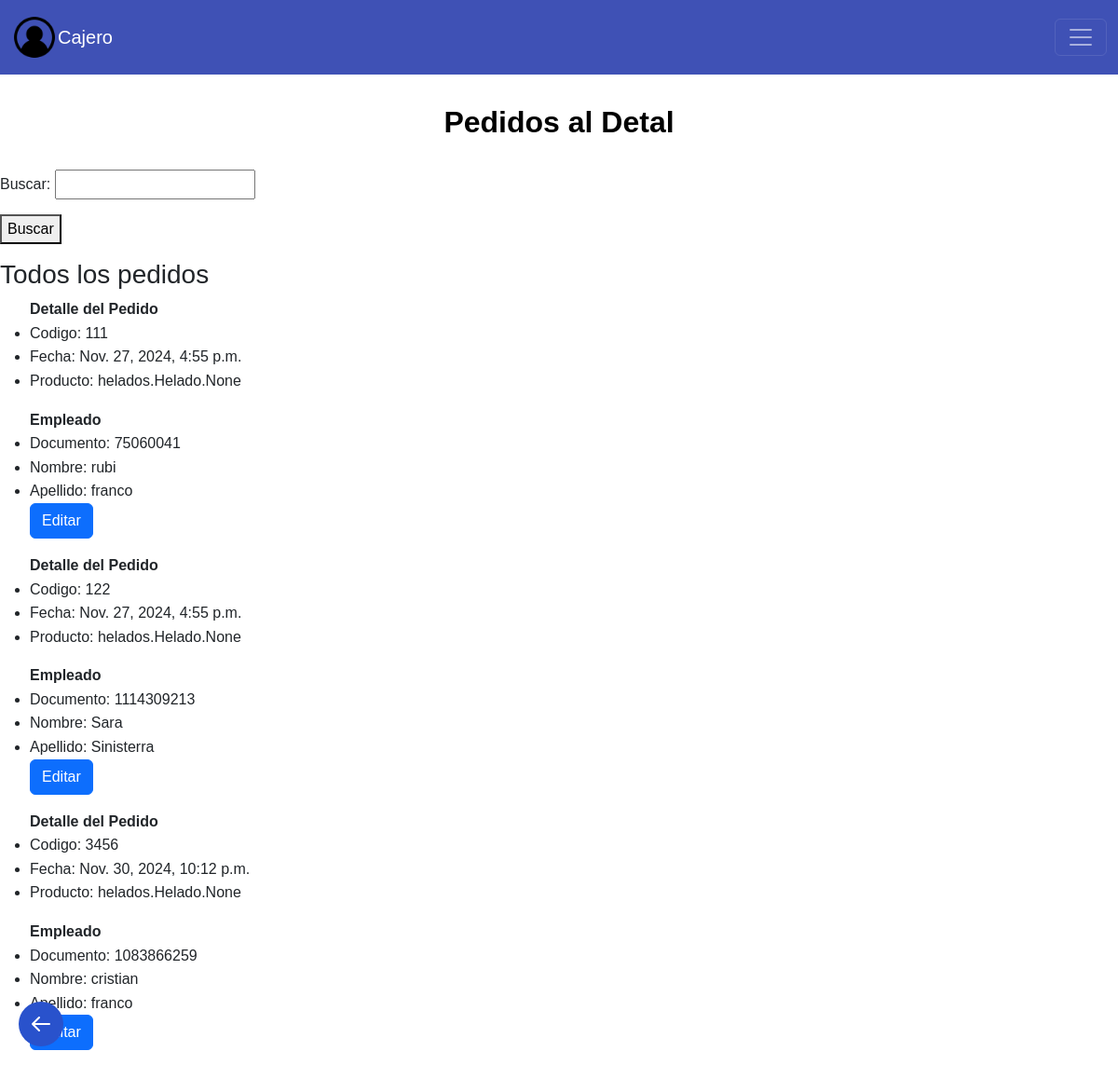
/homeC/pedidosCajero/pedidosemp/, run on the app's committed database.
### helados/models.py (models this page shows, shortened)
class PedidoEmpleado (models.Model):
    codigo = models.IntegerField(blank=False)
    fecha = models.DateTimeField(auto_now_add=True)
    producto = models.ManyToManyField(Helado, related_name='pedidosemp')
    empleado = models.ForeignKey(Empleado, on_delete=models.CASCADE, related_name='pedidosemp')

class Empleado (models.Model):
    nombre = models.CharField(max_length=200)
    apellido = models.CharField(max_length=200)
    documento = models.IntegerField (blank= False)
    telefono = models.IntegerField(blank= False, default=0)
    activo = models.BooleanField(default=True)

### helados/views.py (the view, shortened to what this page needs)
# urls.py: path('homeC/pedidosCajero/pedidosemp/', views.pedidosEmp,  name='pedidosemp'),
def pedidosEmp(request):
    form = BusquedaCodigoForm(request.POST)
    pedidos = PedidoEmpleado.objects.all()
    buscar_realizado = False
    error_busqueda = None
    return render(request, 'pedidos_emp.html', {'form': form,
                                                'pedidos': pedidos,
                                                'buscar_realizado': buscar_realizado,
                                                'error_busqueda' : error_busqueda})

### helados/forms.py
class BusquedaCodigoForm(forms.Form):
    query = forms.IntegerField(label='Buscar', required=False)

### helados/frontend/templates/pedidos_emp.html (shortened to what this page needs)
{% extends 'layouts/base.html' %}
{% block user %}
Cajero
{% endblock %}
{% block content %}
    <h2 class="dashboard-heading"> Pedidos al Detal </h2>
<form method="POST">
    {{ form.as_p }}
    <button type="submit">Buscar</button>
</form>
{% if buscar_realizado %}
    {% if not error_busqueda %}
    <h2>Resultados de la busqueda</h2>
    {% if pedidos %}
        <ul>
            {% for pedido in pedidos %}
            <b>
                <h0>Detalle del Pedido</h0>
            </b>
            <li>Codigo: {{pedido.codigo}} </li>
            <li>Fecha: {{pedido.fecha}} </li>
            <li>Producto: {{pedido.producto}} </li>
            <p></p>
            <b>
                <h0>Empleado</h0>
            </b>
            <li>Documento: {{pedido.empleado.documento}}</li>
            <li>Nombre: {{pedido.empleado.nombre}}</li>
            <li>Apellido: {{pedido.empleado.apellido}}</li>
            <a href="{% url 'editarpedidosemp' pedido.id %}" class="btn btn-primary">Editar</a>
            <p></p>
            {% endfor %}
        </ul>
    {% else %}
        <p>No se encontraron pedidos con ese código.</p>
    {% endif %}
    {% endif %}
{% else %}
<h3>Todos los pedidos</h3>
<ul>
    {% for pedido in pedidos %}
    <b>
        <h0>Detalle del Pedido</h0>
    </b>
    <li>Codigo: {{pedido.codigo}} </li>
    <li>Fecha: {{pedido.fecha}} </li>
    <li>Producto: {{pedido.producto}} </li>
    <b>
        <h0>Empleado</h0>
    </b>
    <li>Documento: {{pedido.empleado.documento}}</li>
    <li>Nombre: {{pedido.empleado.nombre}}</li>
    <li>Apellido: {{pedido.empleado.apellido}}</li>
    <a href="{% url 'editarpedidosemp' pedido.id %}" class="btn btn-primary">Editar</a>
    {% endfor %}
</ul>
{% endif %}
<a href="javascript:void(0);" class="back-button" onclick="window.history.back();">
    <svg xmlns="http://www.w3.org/2000/svg" fill="none" viewBox="0 0 24 24" stroke="currentColor">
        <path stroke-linecap="round" stroke-linejoin="round" stroke-width="2" d="M10 19l-7-7m0 0l7-7m-7 7h18" />
    </svg>
</a>
{% endblock %}

### helados/frontend/static/styles/pageOpciones.css (style rules this page uses)
body, html { margin: 0; padding: 0; font-family: Arial, sans-serif; line-height: 1.6; background-color: white; }
h2 { color: #000000; font-size: 1.5em; margin-top: 30px; margin-bottom: 15px; }
.back-button { position: fixed; bottom: 20px; left: 20px; display: flex; align-items: center; justify-content: center; width: 48px; height: 48px; background-color: #2952CC; border-radius: 50%; transition: background-color 0.3s ease; }
.back-button svg { width: 24px; height: 24px; color: white; }

### helados/frontend/static/styles/pageConNavegacion.css (style rules this page uses)
body { padding-top: 88px; margin: 0; font-family: Arial, sans-serif; background-color: white; }
.dashboard-heading { font-size: 32px; font-weight: bold; color: black; padding: 24px 32px 32px; margin: 0; }
h2 { margin: 10px 10px; text-align: center; }

### data on the page
PedidoEmpleado: codigo "111", fecha "Nov. 27, 2024, 4:55 p.m.", producto "helados.Helado.None", empleado.documento "75060041", empleado.nombre "rubi", empleado.apellido "franco"
PedidoEmpleado: codigo "122", fecha "Nov. 27, 2024, 4:55 p.m.", producto "helados.Helado.None", empleado.documento "1114309213", empleado.nombre "Sara", empleado.apellido "Sinisterra"
PedidoEmpleado: codigo "3456", fecha "Nov. 30, 2024, 10:12 p.m.", producto "helados.Helado.None", empleado.documento "1083866259", empleado.nombre "cristian", empleado.apellido "franco"
